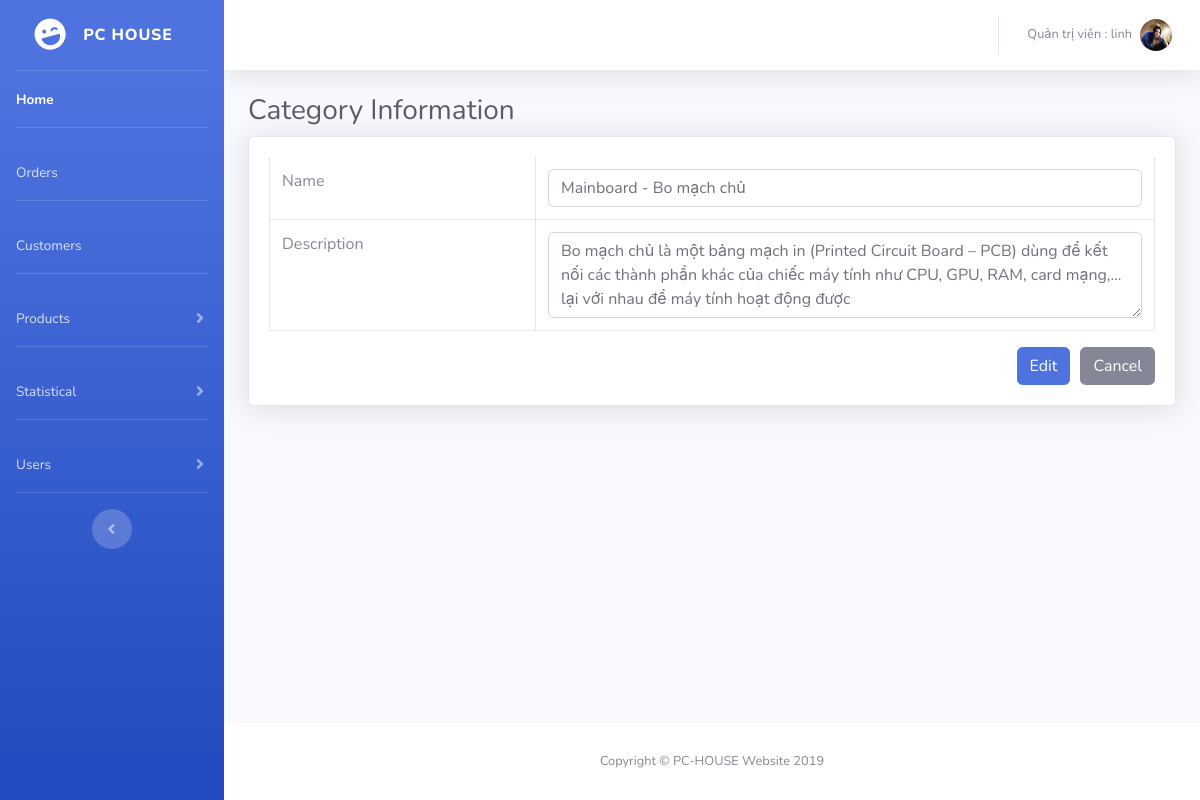
Page /categories/category_edit.php?id=2 (signed in) on the committed database.
### tables this page shows
create table CATEGORIES
(
   CA_ID                int not null AUTO_INCREMENT,
   CA_NAME              varchar(50) not null,
   CA_DESCRIPTION       text,
   primary key (CA_ID)
);

### categories/categories.php (called while the page is built, shortened)
<?php
	include_once("../database.php");
	function get_category($id)
	{
		global $conn;
		$sql = "select ca_id, ca_name, ca_description from categories where ca_id=$id";
		$query = mysqli_query($conn, $sql);
		$result = array();
		if (mysqli_num_rows($query) > 0)
		{
        	$row = mysqli_fetch_assoc($query);
        	$result = $row;
    	}
    	return $result;
	}
?>

### categories/category_edit.php (the view, shortened to what this page needs)
<?php
	include_once("categories.php");
?>
<!DOCTYPE html>
<html lang="vi">
<head>
	<?php
		include_once("../layout/meta_link.php");
	?>
</head>
<body id="page-top">
	<div id="wrapper">
		<?php
			include_once("../layout/sidebar.php");
		?>
		<div id="content-wrapper" class="d-flex flex-column">
      		<div id="content">
      			<?php
      				include_once("../layout/topbar.php");
      			?>
      			<div class="container-fluid">
      				<h1 class="h3 mb-2 text-gray-800">Category Information</h1>
      				<?php
      					$id = isset($_GET['id']) ? (int)$_GET['id'] : '';
      					if ($id)
      					{
    						$category = get_category($id);
						}
      				?>
      				<form method="post">
      					<div class="card shadow mb-4">
      						<div class="card-body">
      							<div class="table-responsive">
      								<table class="table table-bordered" id="dataTable" width="100%" cellspacing="0">
					      				<tr>
						      				<td>Name</td>
						      				<td>
						      					<input type="text" class="form-control" name="name" value="<?php echo $category['ca_name']; ?>" maxlength="50" required>
						      				</td>
					      				</tr>
					      				<tr>
					      					<td>Description</td>
					      					<td>
					      						<textarea class="form-control" rows="3" name="description"><?php echo $category['ca_description']; ?></textarea>
					      					</td>
					      				</tr>
      								</table>
      								<a href="category_list.php" style="float: right;" class="btn btn-secondary">Cancel</a>
      								<input type="submit" style="float: right; margin-right: 10px" class="btn btn-primary" name="editcategory" value="Edit">
      							</div>
      						</div>
      					</div>
      				</form>
      			</div>
      		</div>
      		<?php
      			include_once("../layout/footer.php");
      		?>
		</div>
	</div>
</body>
</html>

### rows in the picture
categories: name "Mainboard - Bo mạch chủ", description "Bo mạch chủ là một bảng mạch in (Printed Circuit Board – PCB) dùng để kết nối các thành phần khác của chiếc máy tính như CPU, GPU, RAM, card mạng,... lại với nhau để máy tính hoạt động được"

### other values in the picture
$_SESSION["r_name"] "Quản trị viên"
$_SESSION["u_loginname"] "linh"
